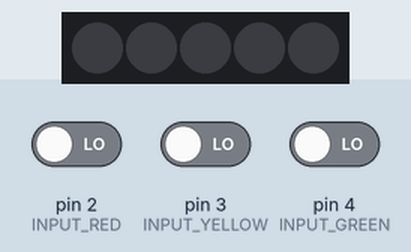
Recording of a sketch running on a simulated Arduino Uno, built with avr-gcc and run on an emulated ATmega328P. On the bench: 5 RGB LEDs in strip order, left to right. Inputs (shaded band) come from the test bench; at power-on: pin 2 (INPUT_RED) LOW, pin 4 (INPUT_GREEN) LOW, pin 3 (INPUT_YELLOW) LOW. Dim RGB values are drawn brighter than linear.

Above: at 1.2 s.
1.3 s: pin 2 (INPUT_RED) driven HIGH
At 2.3 s:
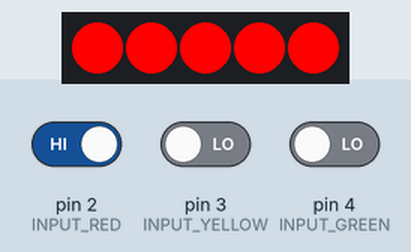
2.8 s: pin 2 (INPUT_RED) driven LOW
At 3.4 s:
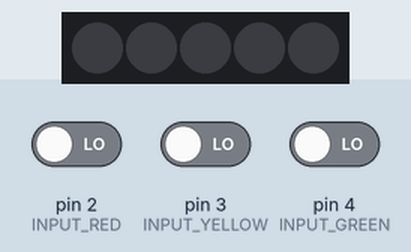
4.3 s: pin 4 (INPUT_GREEN) driven HIGH
At 4.6 s:
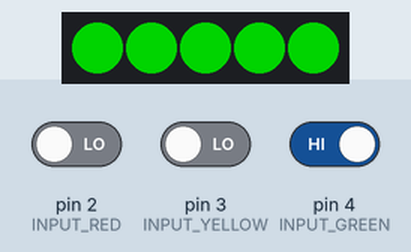
5.8 s: pin 3 (INPUT_YELLOW) driven HIGH
At 7.0 s:
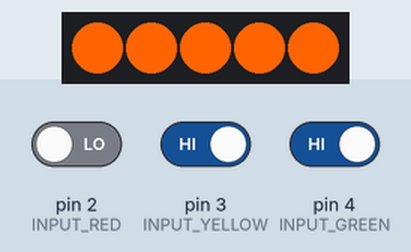
7.3 s: pin 3 (INPUT_YELLOW) driven LOW
At 8.1 s:
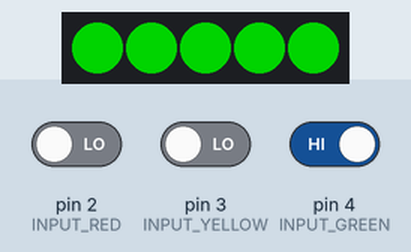
Timing chart, 0 to 9.8 s (numbered marks = the images above; inputs shaded):
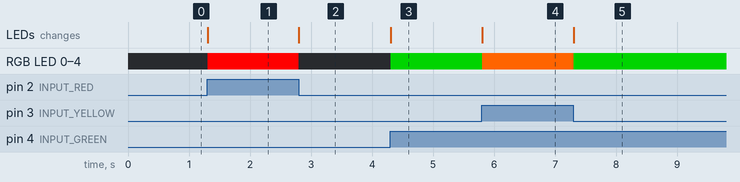

The sketch:

extension_semaforo.ino
```cpp
#include <FastLED.h>

#define NUM_LEDS 5
#define LED_PIN 10
#define INPUT_RED 2
#define INPUT_YELLOW 3
#define INPUT_GREEN 4

CRGB leds[NUM_LEDS];

int estado = 0;
int estadoDeLaTira = -1;

void setup() {

    // Mode pins
    pinMode(INPUT_RED, INPUT);
    pinMode(INPUT_YELLOW, INPUT);
    pinMode(INPUT_GREEN, INPUT);
    pinMode(LED_PIN, OUTPUT);

    // Setup LEDS WS2812
    FastLED.addLeds<WS2812, LED_PIN, GRB>(leds, NUM_LEDS);
    setColor(0, 0, 0);
    turnOn();
 //   Serial.begin(9600);
}

void loop() {
    // obtenemos el estado del semaforo exterior
    estado = obtenerEstadoSemaforo();
    if (estado != estadoDeLaTira) {
 //       Serial.println("Semaforo cambio de estado");
        // si el estado es distinto lo aplicamos a la tira
        ejecutarEstado();
        // guardamos el estado en el estadoDeLaTira
        estadoDeLaTira = estado;
    }
    //delay(10);
}

void ejecutarEstado() {
    Serial.println("Ejecutando estado actual");
    switch (estado)
    {
        case 1:
            turnOff();
            turnOnRed();
            break;
        case 2:
            turnOff();
            turnOnYellow();
            break;
        case 3:
            turnOff();
            turnOnGreen();
            break;
        default:
            turnOff();
            break;
    }
}

int obtenerEstadoSemaforo() {
//    Serial.println("Obteniendo estado...");

    if (digitalRead(INPUT_RED) == HIGH) {
        Serial.println("Semaforo rojo prendido");
        return 1; // Estado prender rojo
    }
    if (digitalRead(INPUT_YELLOW) == HIGH) {
        Serial.println("Semaforo amarillo prendido");
        return 2; // Estado prender amarillo
    }
    if (digitalRead(INPUT_GREEN) == HIGH) {
        Serial.println("Semaforo verde prendido");
        return 3; // Estado prender verde
    }
    Serial.println("Semaforo apagado");
    return 0; // Estado apagado
}

void turnOff() {
 //   Serial.println("Apagar tira");
    FastLED.setBrightness(0);
    FastLED.show();
}

void turnOnRed() {
//    Serial.println("Prender Rojo");
    setColor(255, 0, 0);
    turnOn();
}

void turnOnYellow() {
//    Serial.println("Prender Amarillo");
    setColor(255, 100, 0);
    turnOn();
}

void turnOnGreen() {
//    Serial.println("Prender Verde");
    setColor(0, 128, 0);
    turnOn();
}

void turnOn() {
    FastLED.setBrightness(255);
    FastLED.show();
}

void setColor(int r, int g, int b) {
    for(int i=0; i<NUM_LEDS; i++) {
        leds[i] = CRGB(r, g, b);
    }
}
```

Measured:
- after the input at 1.3 s, RGB LED 0–4: off → RGB(255, 0, 0) at once; the LEDs: change at once (image 1)
- after the input at 2.8 s, RGB LED 0–4: RGB(255, 0, 0) → off at once; the LEDs: change at once (image 2)
- after the input at 4.3 s, RGB LED 0–4: off → RGB(0, 128, 0) at once; the LEDs: change at once (image 3)
- after the input at 5.8 s, RGB LED 0–4: RGB(0, 128, 0) → RGB(255, 100, 0) at once; the LEDs: change at once (image 4)
- after the input at 7.3 s, RGB LED 0–4: RGB(255, 100, 0) → RGB(0, 128, 0) at once; the LEDs: change at once (image 5)
